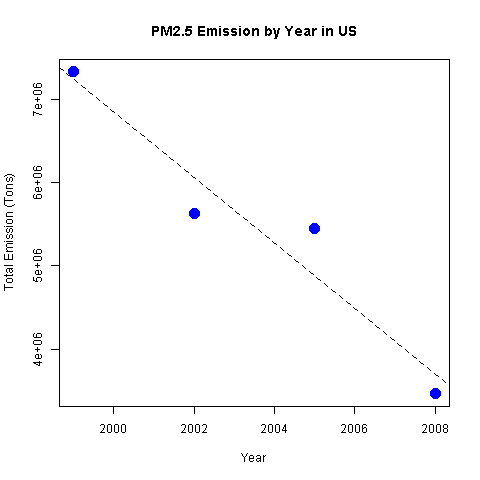

Recreate this plot in R.


## Have total emissions from PM2.5 decreased in the United States from 1999 to 
## 2008? Using the base plotting system, make a plot showing the total PM2.5 
## emission from all sources for each of the years 1999, 2002, 2005, and 2008.

source("readfile.r")

library(dplyr)


NEI<-readfile("NEI")

PM25byYear<-NEI%>% group_by(year)%>%dplyr::summarise(sum(Emissions))

names(PM25byYear)<-c("Year","Total.Emission")


plot(PM25byYear$Year,PM25byYear$Total.Emission,pch=19,cex=2,col="blue",
     xlab="Year",ylab="Total Emission (Tons)",
     main="PM2.5 Emission by Year in US")
fit<-lm(PM25byYear$Total.Emission~PM25byYear$Year)
abline(fit,lty=2,cex=2)

dev.copy(png,"plot1.png")
dev.off()
